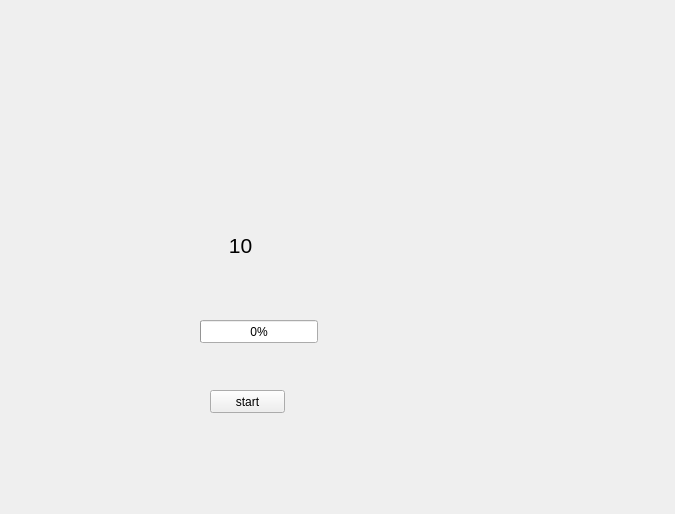
<?xml version="1.0" encoding="UTF-8"?>
<ui version="4.0">
 <class>Form</class>
 <widget class="QWidget" name="Form">
  <property name="geometry">
   <rect>
    <x>0</x>
    <y>0</y>
    <width>675</width>
    <height>514</height>
   </rect>
  </property>
  <property name="windowTitle">
   <string>Form</string>
  </property>
  <widget class="QProgressBar" name="progressBar">
   <property name="geometry">
    <rect>
     <x>200</x>
     <y>320</y>
     <width>118</width>
     <height>23</height>
    </rect>
   </property>
   <property name="value">
    <number>0</number>
   </property>
  </widget>
  <widget class="QLabel" name="label">
   <property name="geometry">
    <rect>
     <x>190</x>
     <y>210</y>
     <width>101</width>
     <height>71</height>
    </rect>
   </property>
   <property name="font">
    <font>
     <pointsize>16</pointsize>
    </font>
   </property>
   <property name="text">
    <string>10</string>
   </property>
   <property name="alignment">
    <set>Qt::AlignCenter</set>
   </property>
  </widget>
  <widget class="QPushButton" name="pushButton">
   <property name="geometry">
    <rect>
     <x>210</x>
     <y>390</y>
     <width>75</width>
     <height>23</height>
    </rect>
   </property>
   <property name="text">
    <string>start</string>
   </property>
  </widget>
 </widget>
 <resources/>
 <connections/>
</ui>
